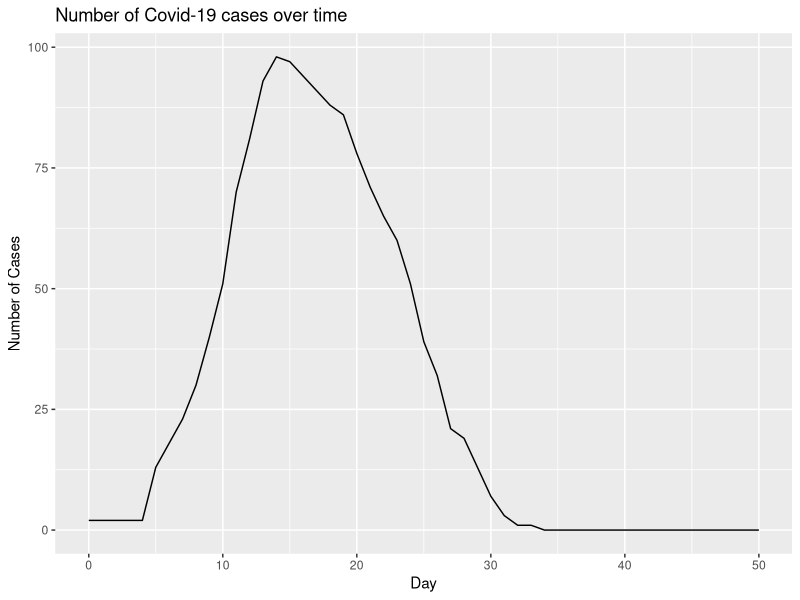
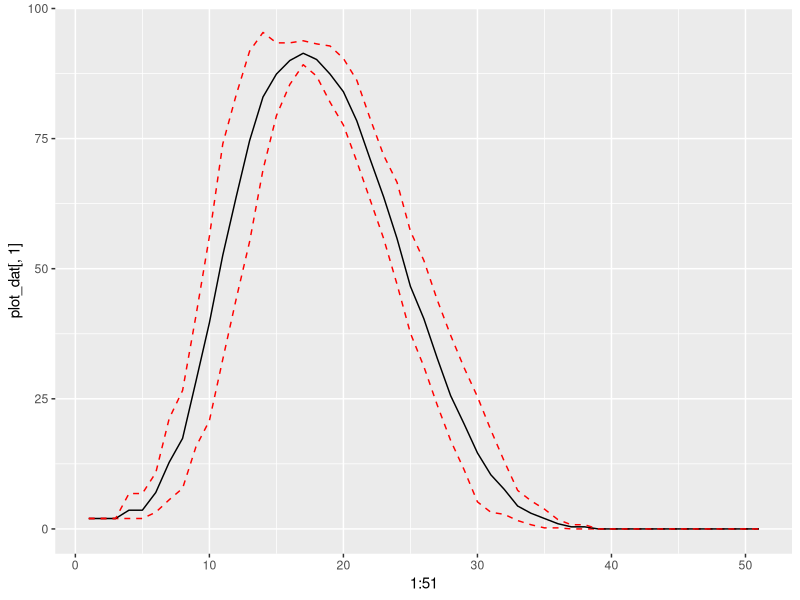
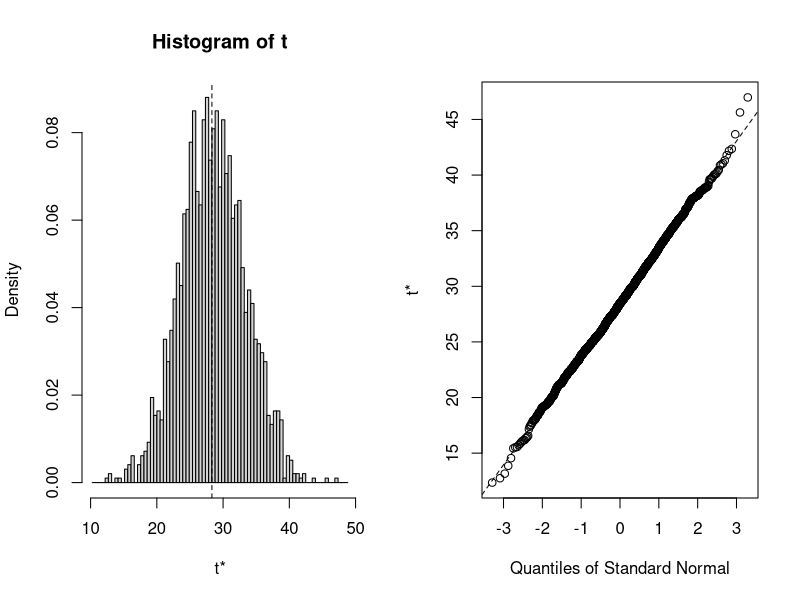
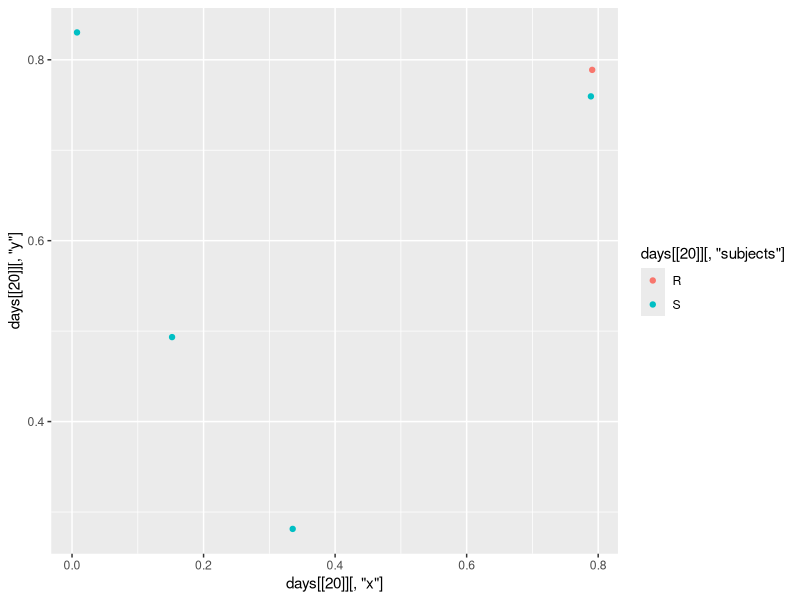

These charts were generated, in order, by the following R code:
## ---- chunk 1
knitr::opts_chunk$set(echo = TRUE)
#testing github
library(tidyverse)
library(ggplot2)
library(boot)
## ---- chunk 2
#create starting positions and state function
starting_vals <- function(num_subjects, I_0, x_dim, y_dim){
  
  #Infect I_0 many starting subjects
  subjects <- rep('S', num_subjects)
  infect <- sample(x = 1:num_subjects, size=I_0, replace=FALSE)
  subjects[infect] <- 'I'
  
  #Storage for x, y starting positions for the subjects
  start_x <- runif(n=num_subjects, min=0, max=x_dim)
  start_y <- runif(n=num_subjects, min=0, max=y_dim)
  
  inc_time <- rep(-1, num_subjects)
  rec_days <- rep(-1, num_subjects)
  
  #Put into a data frame
  df <- as.data.frame(cbind(as.numeric(start_x), as.numeric(start_y), subjects, rec_days, inc_time))
  colnames(df)[1] <- 'x'
  colnames(df)[2] <- 'y'
  colnames(df)[3] <- 'subjects'
  colnames(df)[4] <- 'incubation'
  colnames(df)[5] <- 'recovery'
  
  #Assign a recovery time to the infected subjects
  df[df[,3] == 'I', 5] <- rpois(I_0, 14)
  
  #Assign an incubation time to the infected subjects
  df[df[,3] == 'I', 4] <- rpois(I_0, 5)
  
  return(df)
}

#Random step length function
get_step_length <- function(df, x_dim, y_dim){
  step_lengths <- rnorm(n=nrow(df), mean=min(x_dim, y_dim)/4, sd=min(x_dim, y_dim)/12)
  return(step_lengths)
}

#Random step direction function
get_step_direction <- function(length_vec){
  direction <- runif(n=length(length_vec), min=0, max=2*pi)
}

#Get delta_x, delta_y
get_delts <- function(length_vec, direc_vec){
  delta_x <- length_vec * cos(direc_vec)
  delta_y <- length_vec * sin(direc_vec)
  return(cbind(delta_x, delta_y))
}

#Function for getting updated coordinates
update_coords <- function(og_df, delta_df){
  new_mx <- matrix(data=NA, nrow=nrow(og_df), ncol=5)
  new_df <- data.frame(new_mx)
  new_df[,1] <- as.numeric(og_df[,'x']) + delta_df[,'delta_x']
  new_df[,2] <- as.numeric(og_df[,'y']) + delta_df[,'delta_y']
  new_df[,3] <- og_df[,3]
  new_df[,4] <- og_df[,4]
  new_df[,5] <- og_df[,5]
  colnames(new_df) <- c('x', 'y', 'subjects', 'incubation', 'recovery')
  new_df
}

coord_checker <- function(og_df, new_df, x_dim, y_dim){
  baddies <- NULL
  for(i in 1:nrow(new_df)){
    if(as.numeric(new_df[i, 'x']) > x_dim | as.numeric(new_df[i, 'x']) < 0 | as.numeric(new_df[i, 'y']) > y_dim | as.numeric(new_df[i, 'y']) < 0){
      baddies <- append(baddies, i)
    }
  }
  
  if(is.null(baddies)){
    return(new_df)
  }else{
  new_step <- get_step_length(new_df[i,], x_dim, y_dim)
  new_direction <- get_step_direction(new_step)
  new_change <- get_delts(new_step, new_direction)
  new_df <- update_coords(og_df[baddies,], new_change)
  full_df <- rbind(new_df, og_df[-baddies,])
  return(coord_checker(og_df, full_df, x_dim, y_dim))
  }
}

#Function for deciding if infections occurred
infection_status <- function(state, mean_crit_dist){
  
  current_infected <- state[state[,3]=='I' & state[,4] <= 0,]
  current_suceptable <- state[state[,3]=='S',]
  current_removed <- state[state[,3]=='R',]
  current_non_contagious <- state[state[,3]=='I' & state[,4] > 0,]
  
  #store new infection status
  newly_infected <- NULL
  
  #Check to see which susceptible subjects get infected
  #For loop
  if(nrow(current_suceptable) != 0 & nrow(current_infected) != 0){
  for(i in 1:nrow(current_infected)){
    for(j in 1:nrow(current_suceptable)){
      x_i <- as.numeric(current_infected[i, 'x'])
      y_i <- as.numeric(current_infected[i, 'y'])
      x_s <- as.numeric(current_suceptable[j, 'x'])
      y_s <- as.numeric(current_suceptable[j, 'y'])
     
      
      crucial_distance <- rexp(1, 1/mean_crit_dist)
      
      
      d <- sqrt((x_i - x_s)^2 + (y_i - y_s)^2)
      if(d <= crucial_distance){
        newly_infected <- c(newly_infected, j)
      }

    }
  }
  
  current_suceptable[newly_infected, 3] <- 'I'
  #Give incubation time
  current_suceptable[newly_infected, 4] <- rpois(n=length(newly_infected), lambda = 5)
  #Give recovery time
  current_suceptable[newly_infected, 5] <- rpois(n=length(newly_infected), lambda = 14)
  
  new_state <- rbind(current_infected, current_suceptable, current_removed, current_non_contagious)
  return(new_state)
  }else{return(state)}
}

#simulation function
simulator <- function(days, num_subjects, x_dim, y_dim, I_0, inf_dist){
  initial_data <- starting_vals(num_subjects = num_subjects, x_dim=x_dim, y_dim=y_dim, I_0=I_0)
  end_day <- list()
  num_cases <- rep(NA, days)
  num_cases <- c(I_0, num_cases)
  num_new_cases <- rep(NA, days)
  
  for(i in 1:days){
    
    if(i == 1){
      step_size <- get_step_length(initial_data, x_dim, y_dim)
      direction <- get_step_direction(step_size)
      change <- get_delts(step_size, direction)
  
      updated_positions <- update_coords(initial_data, change)
      checked_positions <- coord_checker(og_df=initial_data, new_df=updated_positions, x_dim=x_dim, y_dim=y_dim)
      new_status <- infection_status(checked_positions, inf_dist)
      
      #recovery time code
      not_recovered <- new_status[as.numeric(new_status[, 5]) > 0, ]
      new_time <- as.numeric(not_recovered[, 5]) - 1
      not_recovered[, 5] <- new_time
      infected_0 <- new_status[as.numeric(new_status[, 5]) == 0, ]
      infected_0[, 3] <- rep('R', nrow(infected_0))
      not_infected = new_status[as.numeric(new_status[, 5]) < 0, ]
      new_status = rbind(not_recovered, infected_0, not_infected)
      
      #incubation time code
      infected_people <- new_status[new_status[,3] == 'I',]
      new_inc_time <- as.numeric(infected_people[,4]) - 1
      infected_people[,4] <- new_inc_time
      other_people <- new_status[new_status[,3] != 'I',]
      new_status <- rbind(infected_people, other_people)
      
      end_day[[i]] <- new_status
      
      #Calculate number of new cases
      num_cases[i+1] <- sum(new_status[,3]=='I')
      num_new_cases[i] <- sum(new_status[,3]=='I') - I_0
      
    }
    
    else{
      step_size <- get_step_length(initial_data, x_dim, y_dim)
      direction <- get_step_direction(step_size)
      change <- get_delts(step_size, direction)
  
      updated_positions <- update_coords(end_day[[i-1]], change)
      checked_positions <- coord_checker(og_df=end_day[[i-1]], new_df=updated_positions, x_dim=x_dim, y_dim=y_dim)
      new_status <- infection_status(checked_positions, inf_dist)
      
      not_recovered <- new_status[as.numeric(new_status[, 5]) > 0, ]
      new_time <- as.numeric(not_recovered[, 5]) - 1
      not_recovered[, 5] <- new_time
      infected_0 <- new_status[as.numeric(new_status[, 5]) == 0, ]
      infected_0[, 3] <- rep('R', nrow(infected_0))
      not_infected = new_status[as.numeric(new_status[, 5]) < 0, ]
      new_status = rbind(not_recovered, infected_0, not_infected)
      
      #incubation time code
      infected_people <- new_status[new_status[,3] == 'I',]
      new_inc_time <- as.numeric(infected_people[,4]) - 1
      infected_people[,4] <- new_inc_time
      other_people <- new_status[new_status[,3] != 'I',]
      new_status <- rbind(infected_people, other_people)

      
      end_day[[i]] <- new_status
      
      #Calculate number of new cases
      num_cases[i+1] <- sum(new_status[,3]=='I')
      num_new_cases[i] <- sum(new_status[,3]=='I') - num_cases[i-1]
  
    }
  }
  return(num_cases)
}

#Testing
df <- starting_vals(1000, 2, 1, 1)
len <- get_step_length(df, 1, 1)
dir <- get_step_direction(len)
delts <- get_delts(len, dir)
newdf <- update_coords(df, delts)
coords <- coord_checker(df, newdf, 1, 1)
coords
new_status <- infection_status(coords, 8)
new_status


set.seed(400)
n=50
y <- simulator(n,100,10,10,2,1)
x <- 0:n


ggplot() +
  geom_line(aes(x=x, y=y)) +
  xlab('Day') +
  ylab('Number of Cases') +
  ggtitle('Number of Covid-19 cases over time')
  

#bootstrap
mean_func <- function(daytuh, idx) {
  mean(daytuh[idx])
}

get_bootstrap_cis <- function(days, num_subjects, x_dim, y_dim, I_0, inf_dist, sample_size, ci_type='perc'){
  #Create data frame to store samples
  samps <- matrix(data=NA, nrow=sample_size, ncol=days + 1)
  samps <- data.frame(samps)
  
  #Create data frame to store confidence intervals
  ci_df <- matrix(data=NA, nrow=days + 1, ncol=3)
  ci_df <- data.frame(ci_df)
  
  for(i in 1:sample_size){
    samps[i, ] <- simulator(days, num_subjects, x_dim, y_dim, I_0, inf_dist)
  }
  
  for(i in 1:ncol(samps)){
    #Make sure column has more than one unique value
    check <- (length(unique(samps[ ,i])) != 1)
    if(check){
    boot_obj <- boot(samps[ ,i], mean_func, 2000)
    ci_obj <- boot.ci(boot_obj, conf = .95, type = ci_type)
    ci_df[i, 1] <- ci_obj$percent[4]
    ci_df[i, 2] <- ci_obj$t0
    ci_df[i, 3] <- ci_obj$percent[5]
    }else{ci_df[i, ] <- c(samps[1, i], samps[1, i], samps[1, i])}
  }
return(ci_df)
}

plot_dat <- get_bootstrap_cis(days=50, num_subjects=100, x_dim=10, y_dim=10, I_0=2, inf_dist=1, sample_size=5)

ggplot() +
  geom_line(aes(x=1:51, y=plot_dat[ ,1]), linetype = 2, color = 'red') +
  geom_line(aes(x=1:51, y=plot_dat[ ,2])) +
  geom_line(aes(x=1:51, y=plot_dat[ ,3]), linetype = 2, color = 'red')


daily_cases <- y
boot.case <- boot(daily_cases, mean_func, 2000)

plot(boot.case)

boot.ci(boot.case, conf = .95, type = c("perc", "basic", "norm", "bca"))


## ---- chunk 3
#reported monte carlo summary data
qd = c(0,25,50,75)
pos = c(99.3,99.2,98.7,92.7)
dncpv = c(69,53,46,33)
dncpt = c(26,32,43,42)
r0 = c(1.8,1.73,1.8,1.63)
mcsum = cbind(qd,pos,dncpv,dncpt,r0)
colnames(mcsum,c("Quarantine degree [%]",	"Percentage of size %",	"DNC peak value [cases]",	"DNC peaking time [days]",	"R0"))
mcsum
## ---- chunk 4
simulator22 <- function(days, num_subjects, x_dim, y_dim, I_0, inf_dist){
  initial_data <- starting_vals(num_subjects = num_subjects, x_dim=x_dim, y_dim=y_dim, I_0=I_0)
  end_day <- list()
  num_cases <- rep(NA, days)
  num_cases <- c(I_0, num_cases)
  num_new_cases <- rep(NA, days)
  
  for(i in 1:days){
    
    if(i == 1){
      step_size <- get_step_length(initial_data, x_dim, y_dim)
      direction <- get_step_direction(step_size)
      change <- get_delts(step_size, direction)
  
      updated_positions <- update_coords(initial_data, change)
      checked_positions <- coord_checker(og_df=initial_data, new_df=updated_positions, x_dim=x_dim, y_dim=y_dim)
      new_status <- infection_status(checked_positions, inf_dist)
      
      #recovery time code
      not_recovered <- new_status[as.numeric(new_status[, 5]) > 0, ]
      new_time <- as.numeric(not_recovered[, 5]) - 1
      not_recovered[, 5] <- new_time
      infected_0 <- new_status[as.numeric(new_status[, 5]) == 0, ]
      infected_0[, 3] <- rep('R', nrow(infected_0))
      not_infected = new_status[as.numeric(new_status[, 5]) < 0, ]
      new_status = rbind(not_recovered, infected_0, not_infected)
      
      #incubation time code
      infected_people <- new_status[new_status[,3] == 'I',]
      new_inc_time <- as.numeric(infected_people[,4]) - 1
      infected_people[,4] <- new_inc_time
      other_people <- new_status[new_status[,3] != 'I',]
      new_status <- rbind(infected_people, other_people)
      
      end_day[[i]] <- new_status
      
      #Calculate number of new cases
      num_cases[i+1] <- sum(new_status[,3]=='I')
      num_new_cases[i] <- sum(new_status[,3]=='I') - I_0
      
    }
    
    else{
      step_size <- get_step_length(initial_data, x_dim, y_dim)
      direction <- get_step_direction(step_size)
      change <- get_delts(step_size, direction)
  
      updated_positions <- update_coords(end_day[[i-1]], change)
      checked_positions <- coord_checker(og_df=end_day[[i-1]], new_df=updated_positions, x_dim=x_dim, y_dim=y_dim)
      new_status <- infection_status(checked_positions, inf_dist)
      
      not_recovered <- new_status[as.numeric(new_status[, 5]) > 0, ]
      new_time <- as.numeric(not_recovered[, 5]) - 1
      not_recovered[, 5] <- new_time
      infected_0 <- new_status[as.numeric(new_status[, 5]) == 0, ]
      infected_0[, 3] <- rep('R', nrow(infected_0))
      not_infected = new_status[as.numeric(new_status[, 5]) < 0, ]
      new_status = rbind(not_recovered, infected_0, not_infected)
      
      #incubation time code
      infected_people <- new_status[new_status[,3] == 'I',]
      new_inc_time <- as.numeric(infected_people[,4]) - 1
      infected_people[,4] <- new_inc_time
      other_people <- new_status[new_status[,3] != 'I',]
      new_status <- rbind(infected_people, other_people)

      
      end_day[[i]] <- new_status
      
      #Calculate number of new cases
      num_cases[i+1] <- sum(new_status[,3]=='I')
      num_new_cases[i] <- sum(new_status[,3]=='I') - num_cases[i-1]
  
    }
  }
  return(end_day)
}
days <- simulator22(20, 5, 1, 1, 1, 0.2)
days

ggplot() +
  geom_point(aes(x=days[[20]][, 'x'], y= days[[20]][, 'y'], color=days[[20]][, 'subjects']))
